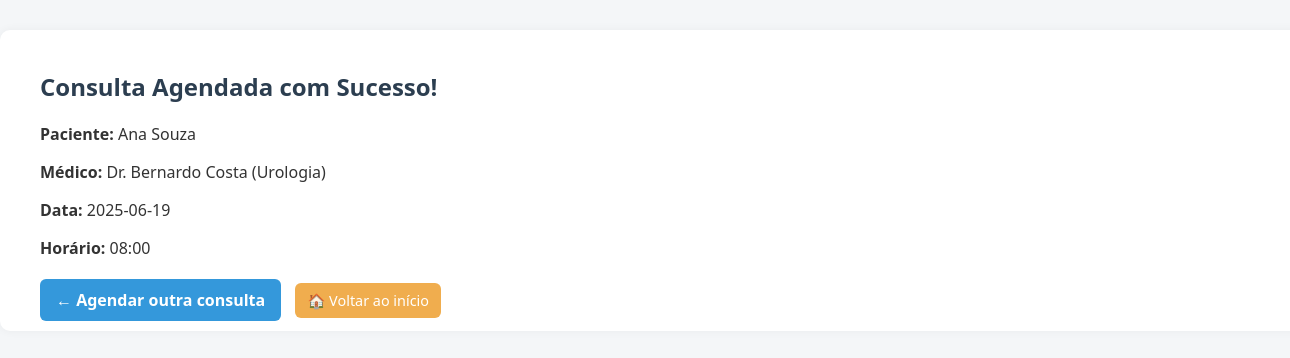
/comprovante/27 (signed in), run on the app's committed database.
### tables this page shows
CREATE TABLE usuario (
    id INTEGER PRIMARY KEY AUTOINCREMENT,
    nome TEXT NOT NULL,
    email TEXT NOT NULL UNIQUE,
    senha_hash TEXT NOT NULL
);

CREATE TABLE "medico" (
	"id"	INTEGER,
	"nome"	TEXT NOT NULL,
	"especialidade"	TEXT NOT NULL,
	PRIMARY KEY("id" AUTOINCREMENT)
);

CREATE TABLE agenda (
    id INTEGER PRIMARY KEY AUTOINCREMENT,
    medico_id INTEGER NOT NULL,
    data TEXT NOT NULL,
    horario TEXT NOT NULL,
    vagas_totais INTEGER NOT NULL,
    vagas_ocupadas INTEGER DEFAULT 0,
    FOREIGN KEY (medico_id) REFERENCES medico(id)
);

### app.py (the view)
@app.route('/comprovante/<int:consulta_id>')
def comprovante(consulta_id):
    if 'atendente_id' not in session:
        return redirect(url_for('login'))
    conn = get_db_connection()
    cursor = conn.cursor()
    cursor.execute('''
        SELECT c.id, u.nome AS paciente, m.nome AS medico, m.especialidade,
               a.data, a.horario
        FROM consulta c
        JOIN usuario u ON c.usuario_id = u.id
        JOIN agenda a ON c.agenda_id = a.id
        JOIN medico m ON a.medico_id = m.id
        WHERE c.id = ?
    ''', (consulta_id,))
    consulta = cursor.fetchone()
    conn.close()
    return render_template('comprovante.html', consulta=consulta)

### app.py (called while the page is built)
def get_db_connection():
    conn = sqlite3.connect('clinica.db')
    conn.row_factory = sqlite3.Row
    return conn

### templates/comprovante.html (shortened to what this page needs)
<!DOCTYPE html>
<html lang="pt-BR">
<head>
    <link rel="stylesheet" href="{{ url_for('static', filename='style.css') }}">
</head>
<body>
    <div class="container">
        <h2 style="color: #2c3e50;">Consulta Agendada com Sucesso!</h2>
        <p><strong>Paciente:</strong> {{ consulta['paciente'] }}</p>
        <p><strong>Médico:</strong> {{ consulta['medico'] }} ({{ consulta['especialidade'] }})</p>
        <p><strong>Data:</strong> {{ consulta['data'] }}</p>
        <p><strong>Horário:</strong> {{ consulta['horario'] }}</p>
        <div style="margin-top: 30px;">
            <a href="{{ url_for('agendar') }}" class="btn-primary" style="margin-right: 10px;">← Agendar outra consulta</a>
            <a href="{{ url_for('home') }}" class="btn-secondary">🏠 Voltar ao início</a>
        </div>
    </div>
</body>
</html>

### static/style.css (style rules this page uses)
body { font-family: 'Segoe UI', Tahoma, Geneva, Verdana, sans-serif; background-color: #f4f6f8; margin: 0; padding: 0; color: #333; }
h2 { color: #2c3e50; }
a { color: #5a5af0; text-decoration: none; }
.container { width: 100%; max-width: none; margin: 30px auto; padding: 20px 40px; background-color: #fff; border-radius: 10px; box-shadow: 0 0 10px rgba(0, 0, 0, 0.05); }
button, .btn-primary, .btn-success, .btn-danger, .btn-secondary { border: none; border-radius: 6px; cursor: pointer; font-size: 1rem; padding: 10px 16px; text-decoration: none; color: white; transition: background-color 0.3s ease; }
.btn-primary { background-color: #3498db; font-weight: bold; }
.btn-secondary { background-color: #f0ad4e; padding: 8px 12px; font-size: 0.9rem; color: white; }

### data on the page
usuario: paciente "Ana Souza"
medico: medico "Dr. Bernardo Costa", especialidade "Urologia"
agenda: data "2025-06-19", horario "08:00"
